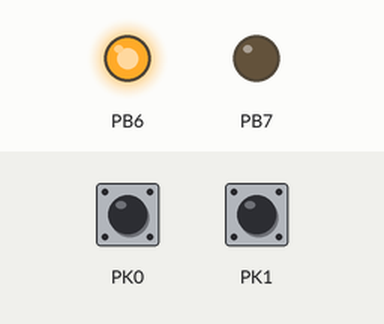
Bench run of a program on a simulated ATmega2560, built with avr-gcc and emulated at 16 MHz (the files do not name the chip). Parts: output pins drawn as LEDs (lit = HIGH). The test bench sets the inputs (shaded band); at power-on: PK1 HIGH, PK0 LOW.

Above: at 1.2 s.
1.3 s: PK1 pulled LOW for 0.15 s
At 1.37 s:
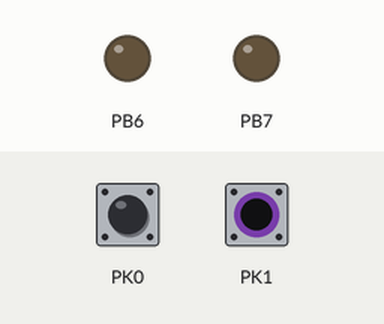
2.9 s: PK1 pulled LOW for 3.2 s
At 6.8 s:
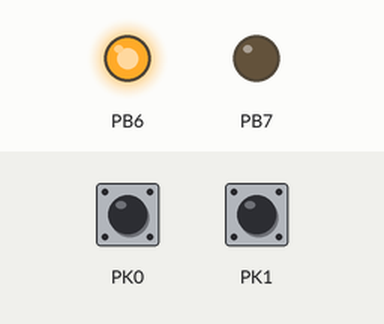
7.6 s: PK0 pulsed HIGH 5 times (0.12 s each, 0.3 s apart)
At 9.6 s:
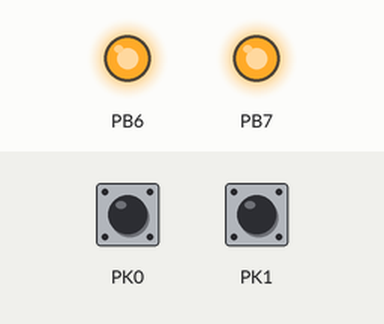
10.6 s: PK1 pulled LOW for 1 s
At 11.4 s:
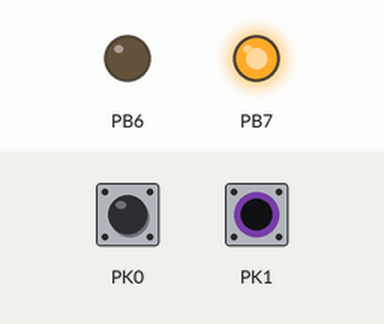
Timing chart, 0 to 13.6 s (numbered marks = the images above; inputs shaded):
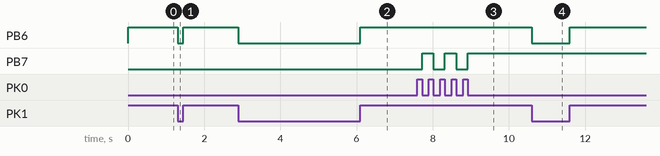

Measured:
- after the input at 1.3 s, PB6: HIGH → LOW at once, → HIGH 0.15 s later
- after the input at 2.9 s, PB6: HIGH → LOW at once, → HIGH 3.2 s later
- after the input at 7.6 s, PB7: alternates HIGH for 0.30 s and LOW for 0.30 s, 5 changes in all, then stays HIGH, starting after 0.12 s
- after the input at 10.6 s, PB6: HIGH → LOW at once, → HIGH 1.0 s later

The program:

main.c
```c
/*
 * Lectura_y_Timer.c
 *
 * Created: 8 Feb. 2020 10:24:00
 * Author : maxed
 */
#define F_CPU	16000000UL

#include <avr/io.h>
#include <util/delay.h>
#include <stdint.h>

/* Constantes */
#define DDR_LED		DDRB
#define PORT_LED	PORTB
#define PINK_LED	PORTB
#define LED1		7
#define LED2		6

#define ENABLE_LED(A)	DDR_LED |= (1<< A)
#define LEER_LED(A)		(PINK_LED & (1<<A))

#define BOTTONES		PINK
#define PORT_BOTTONES	PORTK
#define BOTTON1		0
#define BOTTON2		1

#define BOTON_PRESIONADO(A)		(!(BOTTONES & (1<<A)))
#define LED_ON(A)			    PORT_LED |= (1<<A)
#define LED_OFF(A)				PORT_LED &= ~(1<<A)
#define LED_TOGGLE(A)			PORT_LED ^= (1<<A)

#define IN_PULL_UP_ON(A)		 PORT_BOTTONES|=(1<<A)

#define XOR(A,B)			((!A && B) || (A && !B))

/* Delclaradas Funciones */
uint8_t Dectecta_Evento_Boton1_Pulsado(void);

/* Funcion principal */
int main(void){
	ENABLE_LED(LED1);
	ENABLE_LED(LED2);
	IN_PULL_UP_ON(BOTTON2);
		while (1){
			if(Dectecta_Evento_Boton1_Pulsado()){
				LED_TOGGLE(LED1);
			}
			if (BOTON_PRESIONADO(BOTTON2)){
				LED_OFF(LED2);
			}else{
				LED_ON(LED2);
			}
		}
	return 0;
}

uint8_t Dectecta_Evento_Boton1_Pulsado(void){
	uint8_t estado_actual;
	static uint8_t estado_anterior = 1;
	uint8_t Flanco_bajada;

	estado_actual= BOTON_PRESIONADO(BOTTON1);
	Flanco_bajada=estado_actual && !estado_anterior;
	estado_anterior=estado_actual;

	return Flanco_bajada;
}
```
